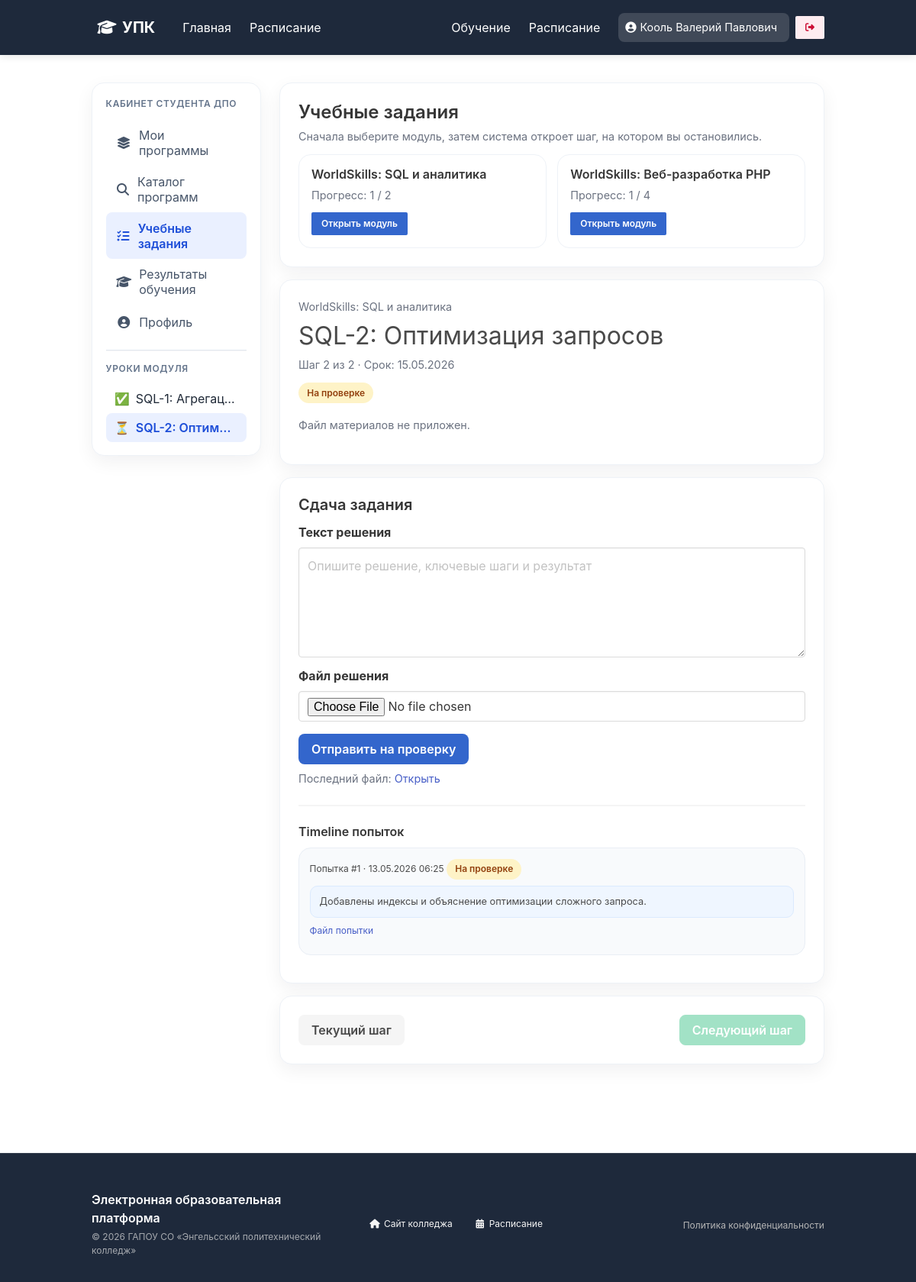
Page /pages/student/student_tasks.php?course_id=20&assignment_id=29 (signed in) on the committed database.
### tables this page shows
CREATE TABLE `assignments` (
  `id` int NOT NULL,
  `course_id` int NOT NULL,
  `title` varchar(255) NOT NULL,
  `file_path` varchar(255) DEFAULT NULL,
  `description` text,
  `due_date` datetime DEFAULT NULL,
  `created_at` timestamp NULL DEFAULT CURRENT_TIMESTAMP
);

CREATE TABLE `courses` (
  `id` int NOT NULL,
  `name` varchar(255) NOT NULL,
  `teacher_id` int DEFAULT NULL,
  `description` text,
  `image_path` varchar(255) DEFAULT NULL,
  `status` enum('Активный','Архив','Черновик') NOT NULL DEFAULT 'Черновик',
  `category` varchar(100) DEFAULT 'Профессиональное обучение',
  `duration_hours` int DEFAULT '72',
  `price` decimal(10,2) DEFAULT '0.00',
  `project_name` varchar(120) DEFAULT NULL,
  `learning_format` varchar(120) DEFAULT NULL,
  `training_type` varchar(120) DEFAULT NULL
);

CREATE TABLE `submissions` (
  `id` int NOT NULL,
  `assignment_id` int NOT NULL,
  `student_id` int NOT NULL,
  `attempt_number` int NOT NULL DEFAULT '1',
  `status` enum('on_review','revision','accepted','submitted','review') NOT NULL DEFAULT 'on_review',
  `text_content` text,
  `file_url` varchar(255) DEFAULT NULL,
  `teacher_feedback` text,
  `answer_text` text,
  `file_path` varchar(255) DEFAULT NULL,
  `teacher_comment` text,
  `submitted_at` timestamp NULL DEFAULT CURRENT_TIMESTAMP,
  `comment` text,
  `grade` int DEFAULT NULL
);

### pages/student/student_tasks.php (the view, shortened to what the rows shown need)
<?php
require_once '../../db/db.php';
$student_id = $_SESSION['user_id'];
$course_id = (int)($_GET['course_id'] ?? 0);
$requested_assignment_id = (int)($_GET['assignment_id'] ?? 0);
$modules = [];
$has_selected_module = false;
$sidebar_lessons = [];
$sidebar_course_id = 0;
$sidebar_current_assignment_id = 0;
try {
    $modulesStmt = $db->prepare("
        SELECT
            ce.course_id,
            c.name AS course_name,
            COALESCE(ce.last_accepted_lesson_id, ce.last_completed_lesson_id) AS last_accepted_lesson_id,
            (
                SELECT COUNT(*)
                FROM assignments a_total
                WHERE a_total.course_id = ce.course_id
            ) AS total_lessons
        FROM course_enrollments ce
        JOIN courses c ON c.id = ce.course_id
        WHERE ce.student_id = ?
        ORDER BY c.name ASC
    ");
    $modulesStmt->execute([$student_id]);
    $modules = $modulesStmt->fetchAll();
    if ($course_id > 0) {
        foreach ($modules as $module) {
            if ((int)$module['course_id'] === $course_id) {
                $has_selected_module = true;
                break;
            }
        }
    }
    if ($course_id <= 0) {
        $tasks = [];
    } else {
        $has_selected_module = true;
        $query = "
            SELECT
                a.id as assignment_id,
                a.title,
                a.file_path as task_file,
                a.due_date,
                c.name as course_name,
                COALESCE(ls.file_path, ls.file_url) as student_file,
                ls.grade,
                ls.submitted_at,
                ls.status as submission_status
            FROM assignments a
            JOIN courses c ON a.course_id = c.id
            JOIN course_enrollments ce ON c.id = ce.course_id
            LEFT JOIN (
                SELECT ranked.assignment_id, ranked.student_id, ranked.file_path, ranked.file_url, ranked.grade, ranked.submitted_at, ranked.status
                FROM (
                    SELECT
                        s.*,
                        ROW_NUMBER() OVER (
                            PARTITION BY s.assignment_id, s.student_id
                            ORDER BY s.attempt_number DESC, s.id DESC
                        ) AS rn
                    FROM submissions s
                ) ranked
                WHERE ranked.rn = 1
            ) ls ON (a.id = ls.assignment_id AND ls.student_id = ?)
            WHERE ce.student_id = ? AND c.id = ?
            ORDER BY a.id ASC
        ";
        $stmt = $db->prepare($query);
        $stmt->execute([$student_id, $student_id, $course_id]);
        $tasks = $stmt->fetchAll();
    }
    if (!empty($tasks)) {
        $active_assignment_id = 0;
        foreach ($tasks as $task) {
            if (($task['submission_status'] ?? null) !== 'accepted') {
                $active_assignment_id = (int)$task['assignment_id'];
                break;
            }
        }
        if ($requested_assignment_id > 0) {
            $current_assignment_id = $requested_assignment_id;
        } else {
            $current_assignment_id = $active_assignment_id;
            header("Location: student_tasks.php?course_id={$course_id}&assignment_id={$current_assignment_id}");
            exit;
        }
        $activeIndex = -1;
        foreach ($tasks as $index => $task) {
            if ((int)$task['assignment_id'] === $active_assignment_id) {
                $activeIndex = $index;
                break;
            }
        }
        foreach ($tasks as $index => $task) {
            $task['is_locked'] = $activeIndex !== -1 && $index > $activeIndex;
            $sidebar_lessons[] = $task;
        }
        $sidebar_course_id = $course_id;
        $sidebar_current_assignment_id = $current_assignment_id;
    } else {
        $current_assignment_id = 0;
    }
    $current_task = null;
    foreach ($tasks as $task) {
        if ((int)$task['assignment_id'] === $current_assignment_id) {
            $current_task = $task;
            break;
        }
    }
    $history = [];
    if ($current_assignment_id > 0) {
        $historyStmt = $db->prepare("
            SELECT attempt_number, status, text_content, COALESCE(file_path, file_url) AS file_path, COALESCE(teacher_comment, teacher_feedback, comment) AS teacher_comment, submitted_at
            FROM submissions
            WHERE assignment_id = ? AND student_id = ?
            ORDER BY attempt_number DESC, id DESC
        ");
        $historyStmt->execute([$current_assignment_id, $student_id]);
        $history = $historyStmt->fetchAll();
    }
    $next_assignment_id = 0;
    $can_open_next = $current_task && ($current_task['submission_status'] ?? null) === 'accepted' && $next_assignment_id > 0;
} catch (PDOException $e) {
    die("<div style='padding:20px; background:#fff5f5; color:#c53030; border:1px solid #feb2b2; border-radius:8px; margin:20px; font-family:sans-serif;'>
            <strong>Ошибка базы данных:</strong> " . htmlspecialchars($e->getMessage()) . "
         </div>");
}
include '../../includes/header.php';
?>
<section class="section">
    <div class="container">
        <div class="columns">
            <div class="column is-3">
                <?php include 'sidebar_student.php'; ?>
            </div>
            <div class="column">
                <div class="lesson-shell">
                    <article class="firpo-card">
                        <h1 class="title is-4 mb-2">Учебные задания</h1>
                        <?php if (empty($modules)): ?>
                            <p class="firpo-subtle">У вас пока нет активных модулей.</p>
                        <?php else: ?>
                            <div class="module-grid">
                                <?php foreach ($modules as $module): ?>
                                    <div class="module-card">
                                        <h2 class="title is-6 mb-2"><?= htmlspecialchars($module['course_name']) ?></h2>
                                    </div>
                                <?php endforeach; ?>
                            </div>
                        <?php endif; ?>
                    </article>
                    <?php if (!$has_selected_module): ?>
                        <div class="firpo-card">
                            <p class="firpo-subtle">Выберите модуль выше, чтобы продолжить обучение.</p>
                        </div>
                    <?php elseif (!$tasks || !$current_task): ?>
                        <div class="firpo-card">
                            <p class="firpo-subtle">Активных заданий не найдено.</p>
                        </div>
                    <?php else: ?>
                <?php
                $statusClassMap = [
                    'submitted' => 'status-submitted',
                    'review' => 'status-review',
                    'on_review' => 'status-review',
                    'revision' => 'status-revision',
                    'accepted' => 'status-accepted',
                ];
                $statusTitleMap = [
                    'submitted' => 'Отправлено',
                    'review' => 'Проверяется',
                    'on_review' => 'На проверке',
                    'revision' => 'Доработка',
                    'accepted' => 'Принято',
                ];
                $taskNumber = 1;
                foreach ($tasks as $index => $taskMeta) {
                    if ((int)$taskMeta['assignment_id'] === (int)$current_assignment_id) {
                        $taskNumber = $index + 1;
                        break;
                    }
                }
                ?>
                <article class="firpo-card">
                    <p class="firpo-subtle mb-2"><?= htmlspecialchars($current_task['course_name']) ?></p>
                    <h1 class="firpo-title"><?= htmlspecialchars($current_task['title']) ?></h1>
                    <p class="firpo-subtle mb-3">
                        Шаг <?= (int)$taskNumber ?> из <?= count($tasks) ?> · Срок: <?= date('d.m.Y', strtotime($current_task['due_date'])) ?>
                    </p>
                    <?php if (!empty($current_task['submission_status'])): ?>
                        <span class="firpo-badge <?= $statusClassMap[$current_task['submission_status']] ?? 'status-submitted' ?>">
                            <?= htmlspecialchars($statusTitleMap[$current_task['submission_status']] ?? $current_task['submission_status']) ?>
                        </span>
                    <?php endif; ?>
                    <div class="mt-4 mb-4">
                        <?php if (!empty($current_task['task_file'])): ?>
                            <a href="../../<?= htmlspecialchars($current_task['task_file']) ?>" class="button is-light" target="_blank">
                                Материалы урока
                            </a>
                        <?php else: ?>
                            <span class="firpo-subtle">Файл материалов не приложен.</span>
                        <?php endif; ?>
                    </div>
                </article>
                <article class="firpo-card">
                    <h2 class="title is-5 mb-3">Сдача задания</h2>
                    <form action="upload_task.php" method="POST" enctype="multipart/form-data">
                        <div class="field">
                            <label class="label">Текст решения</label>
                            <textarea class="textarea" name="text_content" rows="5" placeholder="Опишите решение, ключевые шаги и результат"></textarea>
                        </div>
                        <div class="field">
                            <label class="label">Файл решения</label>
                            <input class="input" type="file" name="solution" required>
                        </div>
                        <div class="field mt-4">
                            <button type="submit" class="button is-link">Отправить на проверку</button>
                        </div>
                    </form>
                    <?php if (!empty($current_task['student_file'])): ?>
                        <p class="firpo-subtle mt-2">
                            Последний файл: <a href="../../<?= htmlspecialchars($current_task['student_file']) ?>" target="_blank">Открыть</a>
                        </p>
                    <?php endif; ?>
                    <hr>
                    <h3 class="title is-6 mb-3">Timeline попыток</h3>
                    <?php if (empty($history)): ?>
                        <p class="firpo-subtle">Пока нет отправок по этому уроку.</p>
                    <?php else: ?>
                        <?php foreach ($history as $item): ?>
                            <div class="history-item">
                                <p class="is-size-7 mb-2">
                                    Попытка #<?= (int)$item['attempt_number'] ?> ·
                                    <?= date('d.m.Y H:i', strtotime($item['submitted_at'])) ?>
                                    <span class="firpo-badge <?= $statusClassMap[$item['status']] ?? 'status-submitted' ?>">
                                        <?= htmlspecialchars($statusTitleMap[$item['status']] ?? $item['status']) ?>
                                    </span>
                                </p>
                                <div class="history-answer-box mb-2">
                                    <?= nl2br(htmlspecialchars($item['text_content'] ?? 'Текст ответа не указан')) ?>
                                </div>
                                <?php if (!empty($item['file_path'])): ?>
                                    <p class="is-size-7 mb-2">
                                        <a href="../../<?= htmlspecialchars($item['file_path']) ?>" target="_blank">Файл попытки</a>
                                    </p>
                                <?php endif; ?>
                            </div>
                        <?php endforeach; ?>
                    <?php endif; ?>
                </article>
                <div class="firpo-card">
                    <div class="next-step-wrap">
                        <a href="student_tasks.php?course_id=<?= (int)$course_id ?>&assignment_id=<?= (int)$current_assignment_id ?>" class="button is-light">
                            Текущий шаг
                        </a>
                        <?php if ($can_open_next): ?>
                            <a href="student_tasks.php?course_id=<?= (int)$course_id ?>&assignment_id=<?= (int)$next_assignment_id ?>" class="button is-success">
                                Следующий шаг
                            </a>
                        <?php else: ?>
                            <button class="button is-success" disabled>Следующий шаг</button>
                        <?php endif; ?>
                    </div>
                </div>
                    <?php endif; ?>
                </div>
            </div>
        </div>
    </div>
</section>
<?php include '../../includes/footer.php'; ?>

### pages/student/sidebar_student.php (shortened to what the rows shown need)
<?php
$current_page = basename($_SERVER['PHP_SELF']);
$sidebarLessons = $sidebar_lessons ?? [];
$sidebarCurrentAssignmentId = (int)($sidebar_current_assignment_id ?? 0);
$sidebarCourseId = (int)($sidebar_course_id ?? 0);
?>
<aside class="menu box">
    <?php if ($current_page === 'student_tasks.php' && !empty($sidebarLessons)): ?>
        <ul class="menu-list ws-lessons-menu">
            <?php foreach ($sidebarLessons as $lesson): ?>
                <?php
                $lessonId = (int)$lesson['assignment_id'];
                $lessonStatus = (string)($lesson['submission_status'] ?? '');
                $isLocked = (bool)$lesson['is_locked'];
                $statusIcon = '🔒';
                if (!$isLocked) {
                    if ($lessonStatus === 'accepted') {
                        $statusIcon = '✅';
                    } elseif ($lessonStatus === 'revision') {
                        $statusIcon = '❌';
                    } elseif ($lessonStatus === 'on_review' || $lessonStatus === 'review' || $lessonStatus === 'submitted') {
                        $statusIcon = '⏳';
                    } else {
                        $statusIcon = '⏳';
                    }
                }
                ?>
                <li>
                    <?php if ($isLocked): ?>
                        <span class="ws-lesson-link is-locked" title="Сначала завершите предыдущий урок">
                            <span class="ws-lesson-icon"><?= $statusIcon ?></span>
                            <span class="ws-lesson-title"><?= htmlspecialchars($lesson['title']) ?></span>
                        </span>
                    <?php else: ?>
                        <a
                            href="student_tasks.php?course_id=<?= $sidebarCourseId ?>&assignment_id=<?= $lessonId ?>"
                            class="ws-lesson-link <?= $sidebarCurrentAssignmentId === $lessonId ? 'is-active' : '' ?>"
                        >
                            <span class="ws-lesson-icon"><?= $statusIcon ?></span>
                            <span class="ws-lesson-title"><?= htmlspecialchars($lesson['title']) ?></span>
                        </a>
                    <?php endif; ?>
                </li>
            <?php endforeach; ?>
        </ul>
    <?php endif; ?>
</aside>

### rows in the picture
assignments: statusIcon "✅", title "SQL-1: Агрегац…"
assignments: statusIcon "⏳", title "SQL-2: Оптим…", title "SQL-2: Оптимизация запросов", due_date "15.05.2026"
courses: name "WorldSkills: SQL и аналитика"
submissions: attempt_number "1", submitted_at "13.05.2026 06:25", status "На проверке", text_content "Добавлены индексы и объяснение оптимизации сложного запроса."

### other values in the picture
$_SESSION['full_name'] "Кооль Валерий Павлович"
$module['course_name'] "WorldSkills: SQL и аналитика"
$module['completed_lessons'] "1"
$module['total_lessons'] "2"
$module['course_name'] "WorldSkills: Веб-разработка PHP"
$module['total_lessons'] "4"
$taskNumber "2"
count($tasks) "2"
$statusTitleMap[$current_task['submission_status']] "На проверке"
